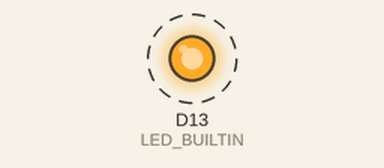
A sketch run on a simulated Seeed XIAO (SAMD21). Parts: output pins drawn as LEDs (lit = HIGH). Dashed ring = blinking. No radio packets arrive unless stated; what the sketch prints to the serial monitor is not drawn.

Above: at 6.0 s.
Timing chart, 0 to 9.8 s (numbered marks = the images above):
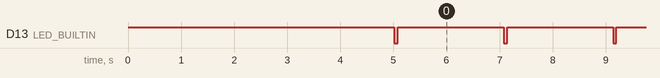

The sketch:

main_tx.ino
```cpp
#include <SPI.h>
#include <LoRa.h>
int counter = 0;

void setup() {
  // turn the LED off by making the voltage LOW
  pinMode(LED_BUILTIN,OUTPUT);
  digitalWrite(LED_BUILTIN,HIGH);
  delay(5000);

  Serial.println("LoRa Receiveeer");
  LoRa.setPins(D3, D2, D1);
  if (!LoRa.begin(915E6)) {
    digitalWrite(LED_BUILTIN,LOW);
    while (1);
  }
  LoRa.setTxPower(17);

}

void loop() {
  digitalWrite(LED_BUILTIN,LOW);

  // send packet
  LoRa.beginPacket();
  LoRa.print("hello ");
  LoRa.print(counter);
  LoRa.endPacket();

  counter++;
  digitalWrite(LED_BUILTIN,HIGH);
  delay(2000);
}
```

Measured:
- by itself, D13 (LED_BUILTIN): alternates HIGH for 2.0 s and LOW for 0.06 s
